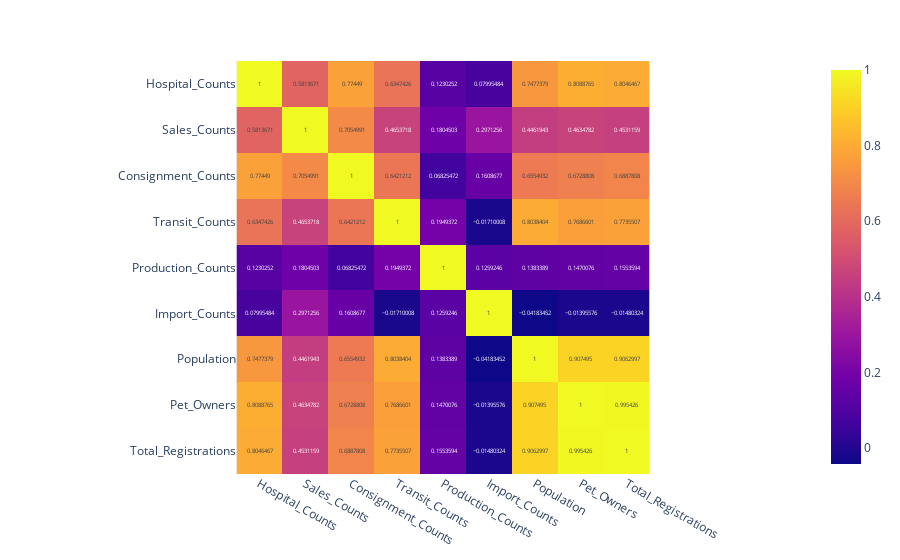

Source (notebook cell):
### Code cell
# 표 그리기
import plotly.express as px
fig = px.imshow(correlation, text_auto=True)
fig.show()

### Figure 1 — Plotly figure (JSON) as saved in the notebook; plotly's stock layout.template omitted (floating-point values rounded to 4 significant figures)
{"data": [{"coloraxis": "coloraxis", "hovertemplate": "x: %{x}<br>y: %{y}<br>color: %{z}<extra></extra>", "name": "0", "texttemplate": "%{z}", "type": "heatmap", "x": ["Hospital_Counts", "Sales_Counts", "Consignment_Counts", "Transit_Counts", "Production_Counts", "Import_Counts", "Population", "Pet_Owners", "Total_Registrations"], "xaxis": "x", "y": ["Hospital_Counts", "Sales_Counts", "Consignment_Counts", "Transit_Counts", "Production_Counts", "Import_Counts", "Population", "Pet_Owners", "Total_Registrations"], "yaxis": "y", "z": [[1, 0.5814, 0.7745, 0.6347, 0.123, 0.07995, 0.7477, 0.8089, 0.8046], [0.5814, 1, 0.7055, 0.4654, 0.1805, 0.2971, 0.4462, 0.4635, 0.4531], [0.7745, 0.7055, 1, 0.6421, 0.06825, 0.1609, 0.6555, 0.6729, 0.6888], [0.6347, 0.4654, 0.6421, 1, 0.1949, -0.0171, 0.8038, 0.7687, 0.7736], [0.123, 0.1805, 0.06825, 0.1949, 1, 0.1259, 0.1383, 0.147, 0.1554], [0.07995, 0.2971, 0.1609, -0.0171, 0.1259, 1, -0.04183, -0.01396, -0.0148], [0.7477, 0.4462, 0.6555, 0.8038, 0.1383, -0.04183, 1, 0.9075, 0.9063], [0.8089, 0.4635, 0.6729, 0.7687, 0.147, -0.01396, 0.9075, 1, 0.9954], [0.8046, 0.4531, 0.6888, 0.7736, 0.1554, -0.0148, 0.9063, 0.9954, 1]]}], "layout": {"coloraxis": {"colorscale": [[0, "#0d0887"], [0.1111, "#46039f"], [0.2222, "#7201a8"], [0.3333, "#9c179e"], [0.4444, "#bd3786"], [0.5556, "#d8576b"], [0.6667, "#ed7953"], [0.7778, "#fb9f3a"], [0.8889, "#fdca26"], [1, "#f0f921"]]}, "margin": {"t": 60}, "xaxis": {"anchor": "y", "constrain": "domain", "domain": [0, 1], "scaleanchor": "y"}, "yaxis": {"anchor": "x", "autorange": "reversed", "constrain": "domain", "domain": [0, 1]}}}
